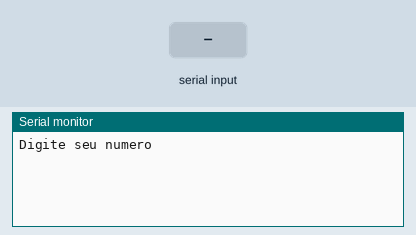
Recording of a sketch running on a simulated Arduino Uno, built with avr-gcc and run on an emulated ATmega328P. Shown: the last lines printed to the serial monitor. The inputs (shaded band) are chosen by the test bench.

Above: at 1.2 s.
1.3 s: "90,45\n" received over Serial
At 2.1 s:
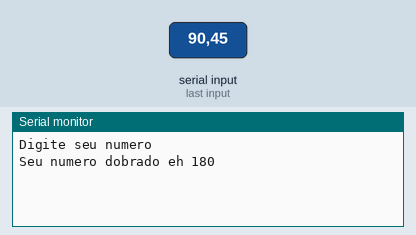
3.8 s: "30,150\n" received over Serial
At 4.3 s:
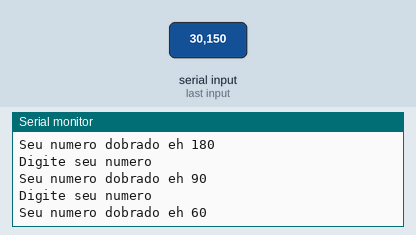
Timing chart, 0 to 6.8 s (numbered marks = the images above; inputs shaded):
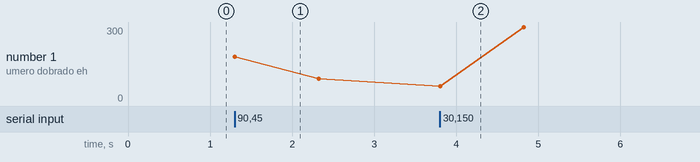

Measured:
- after the input at 1.3 s, the serial monitor: prints a new line at once (image 1)
- after the input at 3.8 s, the serial monitor: prints a new line at once (image 2)

The sketch:

lpmb_ex031.ino
```cpp
//Faça um programa que receba um número e exiba o seu dobro.

//Declaração de variáveis
long numero = 0;


void setup()
{
  Serial.begin(9600);
}


void loop()
{
 //Entrada
  Serial.println("Digite seu numero");
  while( !Serial.available() ); //espera o usuário dar enter
  numero = Serial.parseInt();

 //Processamento

    numero = numero * 2;

 //Saída

    Serial.println("Seu numero dobrado eh "  + String(numero));
    Serial.println();

  delay(1000);
}
```
